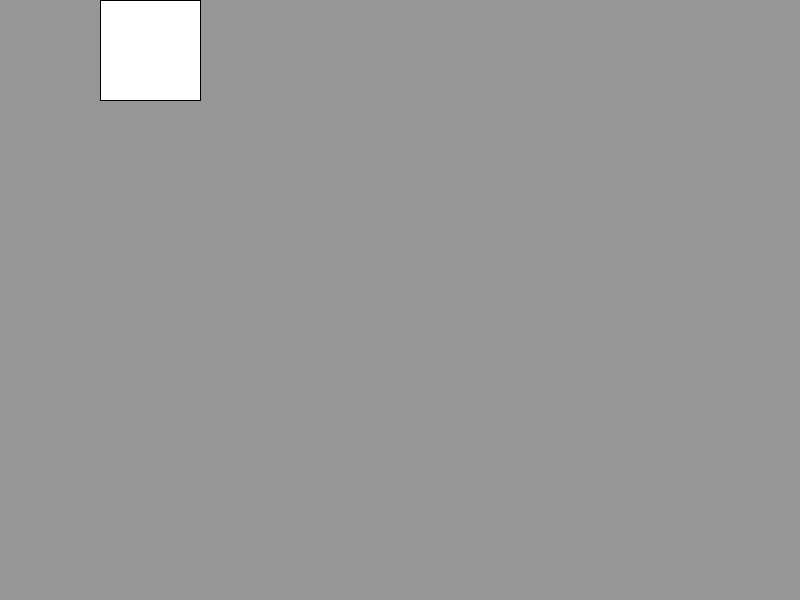
Frame 1 (no input)
Frame 60 (the mouse pressed at the canvas centre just before this capture): identical to frame 1, image omitted
Frame 120 (the mouse held since frame 60 and released just before this capture): identical to frame 1, image omitted

The Processing sketch that drew this single still picture (run headless with seeded random() and noise(); from frame 60 on, the mouse is pressed at the canvas centre):

// Processing sketch: sketch_pushPop
// ── sketch_pushPop.pde
void setup() {
  size(800, 600);


}


void draw() {
  background(150);
  
  pushMatrix();
  translate(100,0);
  rect(0,0,100,100);
  
  rect(0,0,100,100);
  
   popMatrix();
  
  
  
}
